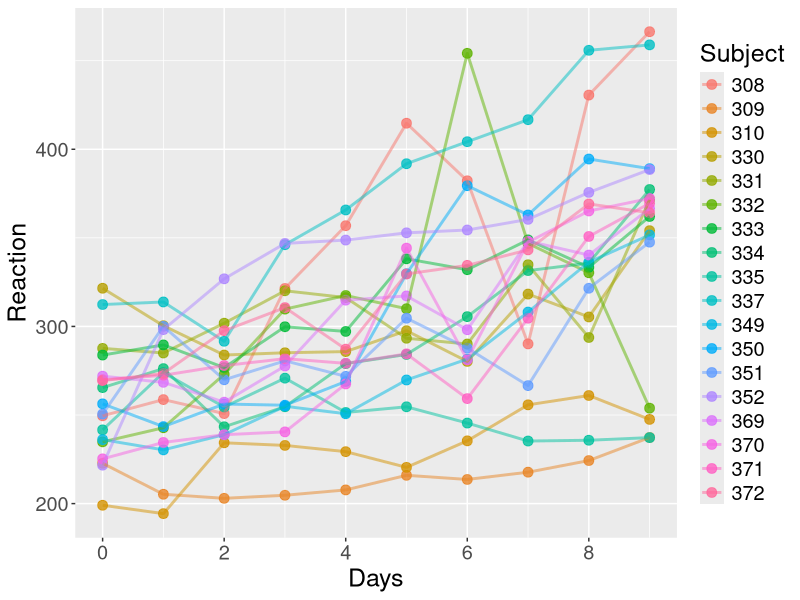
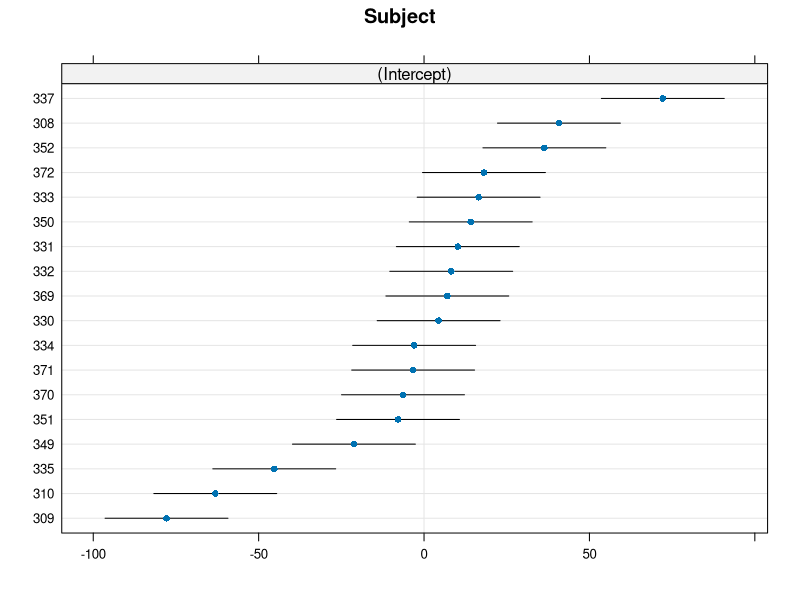
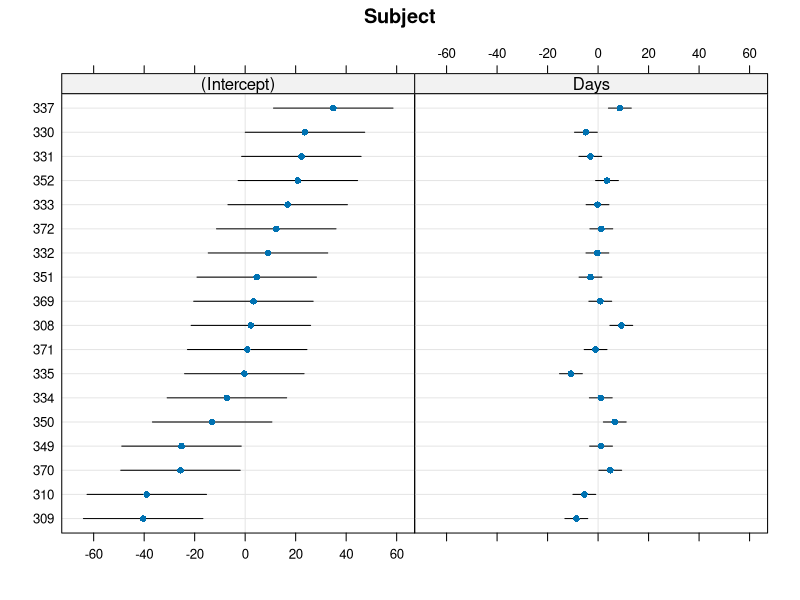
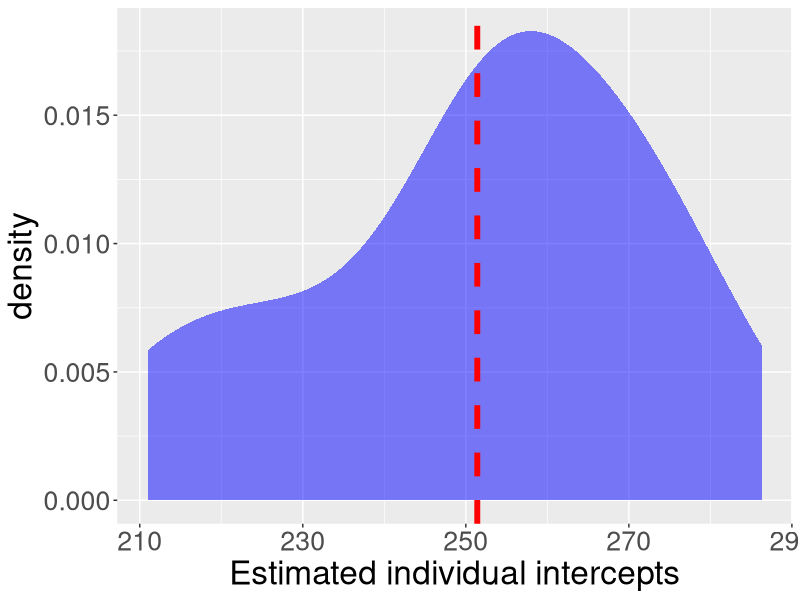
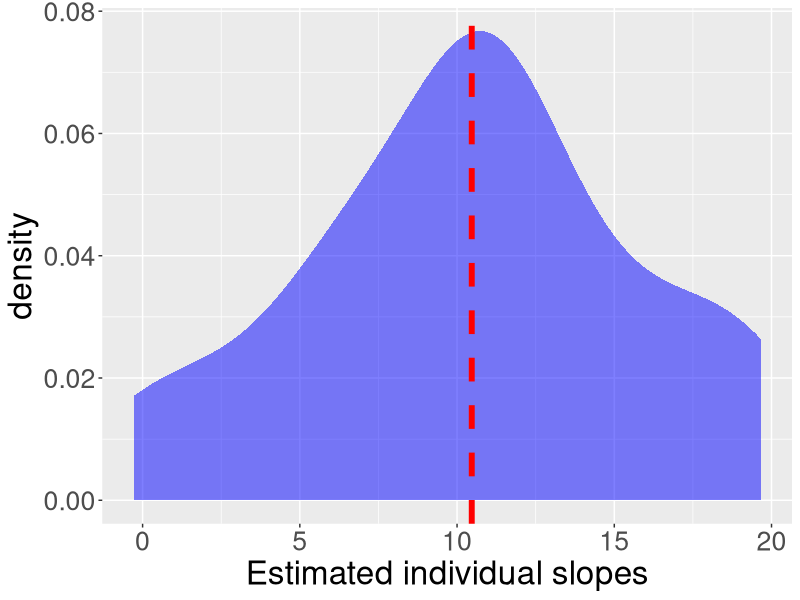
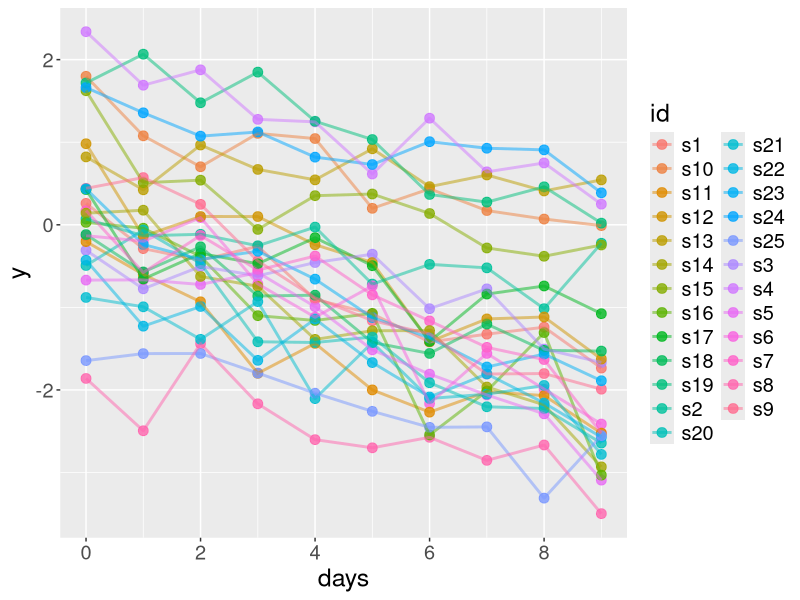
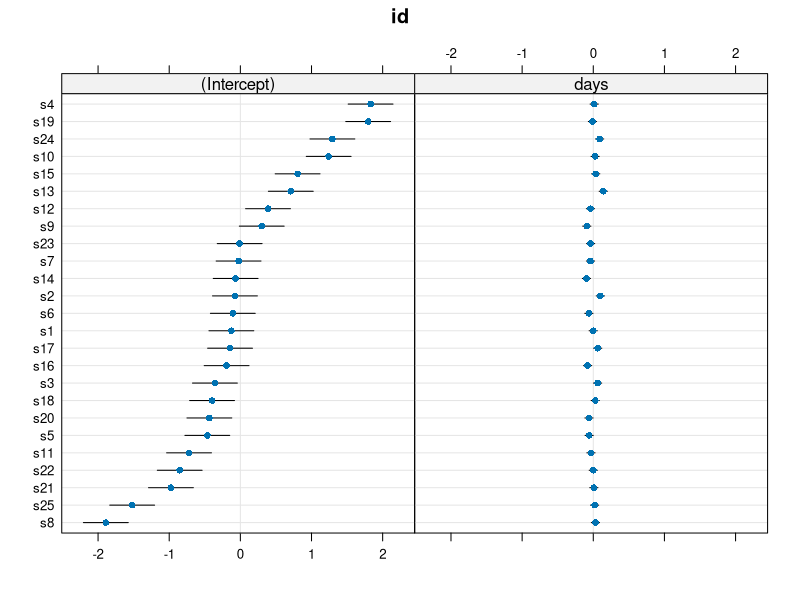
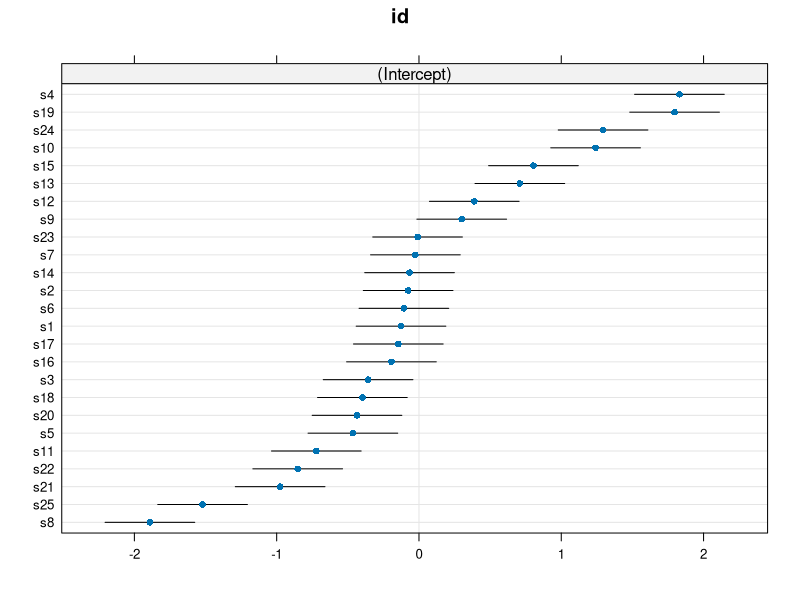

Reproduce these figures in R, in order. (Note: this script raises an error after producing the figures.)

################################

# Clean workspace and import packages
rm(list=ls())
library(lme4)
library(lmerTest)
library(effects)
library(ggplot2)
library(lattice)

################################

# VISUALIZE DATA AND FIT MODELS ON SLEEPSTUDY

# import example dataset from lme4
d = lme4::sleepstudy

# plot data
ggplot(data=d,aes(x=Days,y=Reaction,group=Subject,color=Subject))+
  geom_point(size=3,alpha=.8)+geom_line(linewidth=1,alpha=.5)+
  scale_x_continuous(breaks=seq(0,10,2))+
  theme(text=element_text(size=18))

# simple lm
fitLM = lm(Reaction ~ Days, data=d)
summary(fitLM)

# lmm with random intercept for subject
fitLMMri = lmer(Reaction ~ Days + (1|Subject), data=d)
summary(fitLMMri)
lattice::dotplot(ranef(fitLMMri))

# lmm with random intercept and random slope
fitLMMrs = lmer(Reaction ~ Days + (Days|Subject), data=d)
summary(fitLMMrs)
lattice::dotplot(ranef(fitLMMrs))

# distribution of random intercepts
rInt = data.frame(ri=ranef(fitLMMrs)$Subject$"(Intercept)" + fitLMMrs@beta[1])
ggplot(rInt)+
  geom_density(aes(x=ri),fill="blue",alpha=.5,color=NA)+
  theme(text=element_text(size=24))+
  geom_vline(xintercept=fitLMMrs@beta[1],linewidth=2,color="red",linetype=2)+
  xlab("Estimated individual intercepts")

# distribution of random slopes
rSlo = data.frame(rs=ranef(fitLMMrs)$Subject$"Days" + fitLMMrs@beta[2])
ggplot(rSlo)+
  geom_density(aes(x=rs),fill="blue",alpha=.5,color=NA)+
  theme(text=element_text(size=24))+
  geom_vline(xintercept=fitLMMrs@beta[2],linewidth=2,color="red",linetype=2)+
  xlab("Estimated individual slopes")


################################

# SIMULATE DATA on performance variable Y in z-scores

set.seed(1002)

# set basic parameters 
N = 25 # number of participants
k = 10 # number of days of sleep deprivation
fixedIntercept = 0 # mean score at day 0
fixedSlope = -.2 # mean effect per day of sleep deprivation
randomInterceptSD = 1 # SD of of scores at day 0 across subjects
randomSlopeSD = .07 # SD of effect per day of sleep deprivation across subjects
sigma = .3 # SD of model residuals ()

# generate data
id = rep(paste("s",1:N,sep=""),each=k)
randInt = rep(rnorm(N,0,randomInterceptSD),each=k)
randSlope = rep(rnorm(N,0,randomSlopeSD),each=k)
days = rep(0:(k-1),times=N)
error = rnorm(N*k,0,sigma)
# generate outcome
y = fixedIntercept + fixedSlope * days + randInt + randSlope * days + error

# put everything in a dataset
d = data.frame(id, days, y)

# visualize data
ggplot(data=d,aes(x=days,y=y,group=id,color=id))+
  geom_point(size=3,alpha=.8)+geom_line(linewidth=1,alpha=.5)+
  scale_x_continuous(breaks=seq(0,10,2))+
  theme(text=element_text(size=18))

#### Fit various models and perform model selection:

# no effects at all
fit0 = lm(y ~ 1, data=d)

# days has a general fixed effect, which is the same for all subjects, and subjects have no variability in mean scores
fit1 = lm(y ~ days, data=d)

# days has a general fixed effect, which is the same for all subjects, but subjects still have different mean levels (random intercepts)
fit2 = lmer(y ~ days + (1|id), data=d) 

# days has no general fixed effect, but just has a different unpredictable effect on each subject
fit3 = lmer(y ~ 1 + (days|id), data=d)

# days has a general fixed effect, and this effect is also heterogeneous across subjects
fit4 = lmer(y ~ days + (days|id), data=d)

# model comparison
anova(fit4,fit3,fit2,fit1,fit0)

# let's have a look at the summary of the "real" model, i.e., fit4
summary(fit4)

# let's have a look at the random effects
lattice::dotplot(ranef(fit4))
lattice::dotplot(ranef(fit4))$"id"[1]
lattice::dotplot(ranef(fit4),xlim=c(-.3,.3))$"id"[2]

# plot data with the fixed effect superimposed on it
eff = data.frame(allEffects(fit4)$"days")
ggplot()+
  geom_point(data=d,aes(x=days,y=y,group=id,color=id),size=3,alpha=.8)+
  geom_line(data=d,aes(x=days,y=y,group=id,color=id),linewidth=1,alpha=.5)+
  geom_line(data=eff,aes(x=days,y=fit),linewidth=1)+
  geom_ribbon(data=eff,aes(x=days,ymin=lower,ymax=upper),alpha=.22)+
  scale_x_continuous(breaks=seq(0,10,2))+
  theme(text=element_text(size=18))

################################
